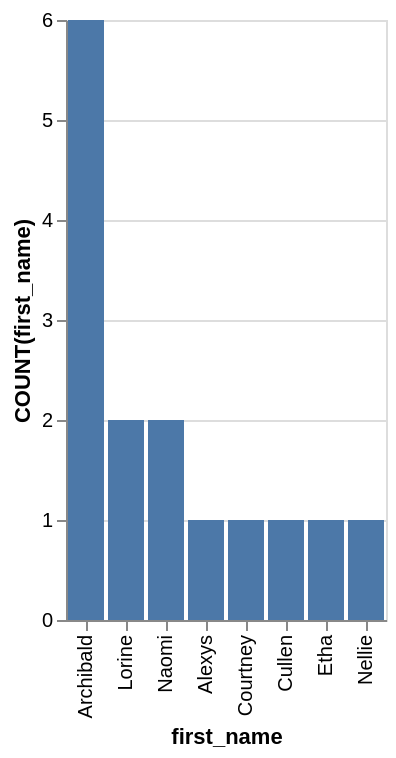

The Vega-Lite source for this figure:
### Vega-Lite specification from a JSON file in a GitHub repository (floating-point values rounded to 4 significant figures)
{"data": {"values": [{"x_data": "Alexys", "y_data": 1}, {"x_data": "Archibald", "y_data": 6}, {"x_data": "Courtney", "y_data": 1}, {"x_data": "Cullen", "y_data": 1}, {"x_data": "Etha", "y_data": 1}, {"x_data": "Lorine", "y_data": 2}, {"x_data": "Naomi", "y_data": 2}, {"x_data": "Nellie", "y_data": 1}]}, "mark": "bar", "encoding": {"x": {"field": "x_data", "type": "nominal", "title": "first_name", "sort": {"op": "sum", "field": "y_data", "order": "descending"}}, "y": {"field": "y_data", "type": "quantitative", "title": "COUNT(first_name)"}}}
